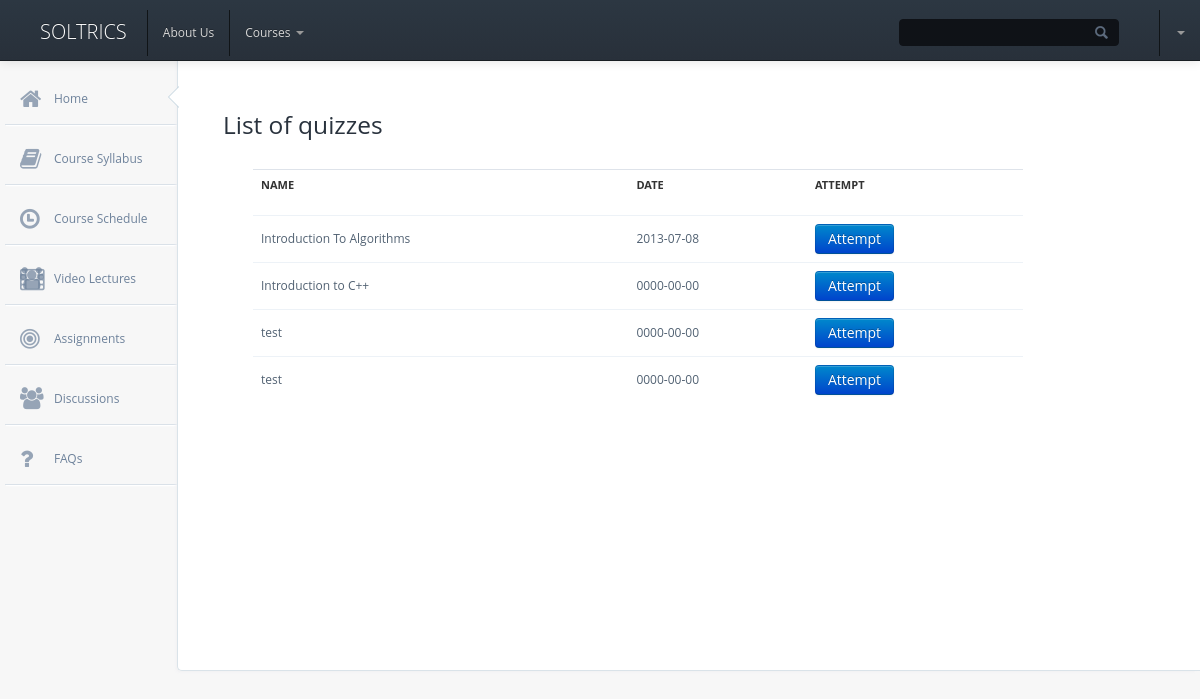
Screenshot of /takequiz.php with the database file from the repository.
### tables this page shows
CREATE TABLE IF NOT EXISTS `quiz_detail` (
  `qid` int(11) NOT NULL AUTO_INCREMENT,
  `cid` int(11) NOT NULL,
  `qname` varchar(255) NOT NULL,
  `active` tinyint(1) NOT NULL DEFAULT '0',
  `week` int(11) NOT NULL,
  `date` date NOT NULL,
  PRIMARY KEY (`qid`)
);

### takequiz.php (the view, shortened to what this page needs)
<?php
$cid=$_SESSION['cid'];
$sql="select * from quiz_detail where cid='$cid'";
$res=mysql_query($sql);
?>
<!DOCTYPE html>
<html>
<head>
    <link href="css/bootstrap/bootstrap.css" rel="stylesheet" />
    <link href="css/bootstrap/bootstrap-responsive.css" rel="stylesheet" />
    <link href="css/bootstrap/bootstrap-overrides.css" type="text/css" rel="stylesheet" />
    <link href="css/lib/jquery-ui-1.10.2.custom.css" rel="stylesheet" type="text/css" />
    <link href="css/lib/font-awesome.css" type="text/css" rel="stylesheet" />
    <link rel="stylesheet" type="text/css" href="css/layout.css">
    <link rel="stylesheet" type="text/css" href="css/elements.css">
    <link rel="stylesheet" type="text/css" href="css/icons.css">
    <link rel="stylesheet" href="css/compiled/index.css" type="text/css" media="screen" />
    <link rel="stylesheet" type="text/css" href="css/main.css">
</head>
<body>
   <div class="navbar navbar-inverse navbar-fixed-top">
        <div class="navbar-inner">
            <a class="brand" href="adashboard.php">Soltrics</a>
            <ul class="nav">
            <li><a href="#">About Us </a></li>
            <li class="dropdown">
                <a class="dropdown-toggle"
                   data-toggle="dropdown"
                   href="#">
                    Courses
                    <b class="caret"></b>
                  </a>
            </li>
            </ul>
            <ul class="nav pull-right">
                <li class="hidden-phone">
                    <input class="search" type="text" />
                </li>
                <li class="dropdown">
                    <a href="#" class="dropdown-toggle hidden-phone" data-toggle="dropdown">
                        <b class="caret"></b>
                    </a>
                </li>
            </ul>
        </div>
    </div>
   <div id="sidebar-nav">
        <ul id="dashboard-menu">
            <li >
                <div class="pointer">
                    <div class="arrow"></div>
                    <div class="arrow_border"></div>
                </div>
                <a href="dashboard.php">
                    <i class="icon-home"></i>
                    <span>Home</span>
                </a>
            </li>
             <li>
             <a href="course/syllabus.php">
                    <i class="icon-book"></i>
                    <span>Course Syllabus</span>
                </a>
            </li>
            <li>
                <a class="dropdown-toggle" href="course/schedule.php">
                    <i class="icon-time"></i>
                    <span>Course Schedule</span>
                </a>
            </li>
            <li>
                <a class="dropdown-toggle" href="course/coursecontent.php?cid=<?php echo $cid;?>">
                    <i class="icon-group"></i>
                    <span>Video Lectures</span>
                    <i class="icon-film"></i>
                </a>
            </li>
            <li>
                <a class="dropdown-toggle" href="course/assignments.php">
                    <i class="icon-bullseye"></i>
                    <span>Assignments</span>
                </a>
            </li>
            <li>
                <a class="dropdown-toggle" href="ideabox">
                    <i class="icon-group"></i>
                    <span>Discussions</span>
                </a>
            </li>
            <li>
                <a class="dropdown-toggle" href="course/faqs.php">
                    <i class="icon-question"></i>
                    <span>FAQs</span>
                </a>
            </li>
        </ul>
    </div>
    <div class="content">
        <div class="container-fluid">
            <div id="pad-wrapper">
                <h3>List of quizzes</h3>
                <table class=" table table-hover  span8 " style="text-align:center;margin-top:30px;">
                  <thead>
                    <tr>
                      <th>Name</th>
                      <th>Date</th>
                      <th>Attempt</th>
                    </tr>
                  </thead>
                  <tbody>
					<?php
					while($row=mysql_fetch_array($res)){
					$qname=$row['qname'];
					$date=$row['date'];
					$qid=$row['qid'];
                      echo "<tr><td>$qname</td>
                      <td>$date</td>
                      <td><a href='attemptquiz.php?qid=$qid'<button class='btn btn-primary'>Attempt</button></a></td>
                    </tr>";
					}
                    ?>
                  </tbody>
                </table>
            </div>
        </div>
    </div>
</body>
</html>

### css/layout.css (style rules this page uses)
body { font-family: 'Open Sans', sans-serif; background-color: #f7f7f7; position: relative; margin: 0px; font-size: 12px; padding: 0px; }
h1,h2,h3,h4,h5 { margin: 0; line-height: 61px; color: #29323d; }
input.search { background: url("../img/lens.png") #fcfcfc no-repeat 95%; box-shadow: none; height: 19px; font-size: 13px; padding: 2px 6px; border:1px solid #d0dde9; margin: 0; border-radius: 2px; top: 11px; }
.navbar-inverse input.search { background: url("../img/lens.png") #0f1217 no-repeat 95%; border: 1px solid #0f1217; position: relative; border-radius: 4px; top: 9px; padding: 3px 6px; color: #000; font-size: 13px; margin-right: 40px; -webkit-transition: all .3s linear; -moz-transition: all .3s linear; transition: all .3s linear; }
#sidebar-nav { position: absolute; width: 200px; float: left; margin: 0em; padding-top: 5.8em; }
#dashboard-menu { list-style: none; padding-right: 13px; padding-left: 0px; margin-bottom: 0; margin-left: 20px; }
#dashboard-menu > li > a { display: block; margin-right: -15px; margin-left: -15px; padding: 19px 14px 15px 14px; margin-bottom: 5px; border-bottom: 1px solid #dae1e8; box-shadow: 0 2px 1px -1px #FFFFFF; color: rgb(110, 130, 155); outline: 0px; width: 88%; }
#dashboard-menu > li { position: relative; }
#dashboard-menu > li .icon-group { font-size: 22px; }
#dashboard-menu > li i { font-size: 23px; top: 17px; }
#dashboard-menu .pointer { position: absolute; right: 9px; top: 20px; }
#dashboard-menu .pointer .arrow, #dashboard-menu .pointer .arrow_border { border-color: transparent #fff transparent transparent; border-width: 11px; border-style: solid; font-size: 0; left: 50%; line-height: 0; margin: 0 auto; position: absolute; top: 0; width: 0; z-index: 1002; left: 0; margin-left: 45%; }
#dashboard-menu .pointer .arrow_border { border-color: transparent rgb(192, 210, 221) transparent transparent; border-width: 11px; margin-left: -1px; border-style: solid; z-index: 1001; top: 0px; }
#dashboard-menu a span { margin-left: 35px; transition: color .1s linear; -moz-transition: color .1s linear; -webkit-transition: color .1s linear; -o-transition: color .1s linear; }
#dashboard-menu a i { position: absolute; left: 0; height: 24px; width: 24px; opacity: 0.7; transition: opacity .1s ease; -moz-transition: opacity .1s ease; -webkit-transition: opacity .1s ease; -o-transition: opacity .1s ease; }
#pad-wrapper { padding: 0px 25px; margin-top: 55px; }
.content { min-width: 400px; min-height: 620px; margin-bottom: 100px; padding-bottom: 50px; overflow: hidden; position: relative; background: #fff; margin-left: 177px; border-left: 1px solid #dae3e9; border-bottom: 1px solid #dae3e9; box-shadow: -3px 3px 3px -2px #f1f1f3; border-radius: 0px 0px 0px 5px; }

### css/main.css (style rules this page uses)
.navbar-inner { padding-top: 10px; height:50px; }
.navbar-fixed-top .navbar-inner { padding-left: 40px; }
#pad-wrapper { padding-top: 40px; }
.card h1, h2, h3, h4, h5 { margin-top:15px; }
h1,h2,h3 { line-height:1.2; }
#dashboard-menu .pointer { position: absolute; right: 29px; top: 16px; }
#sidebar-nav { position: absolute; width: 200px; float: left; margin: 0em; padding-top: 5.8em; }

### rows the page displays
quiz_detail: qname "Introduction To Algorithms", date "2013-07-08"
quiz_detail: qname "Introduction to C++", date "0000-00-00"
quiz_detail: qname "test", date "0000-00-00"
quiz_detail: qname "test", date "0000-00-00"
